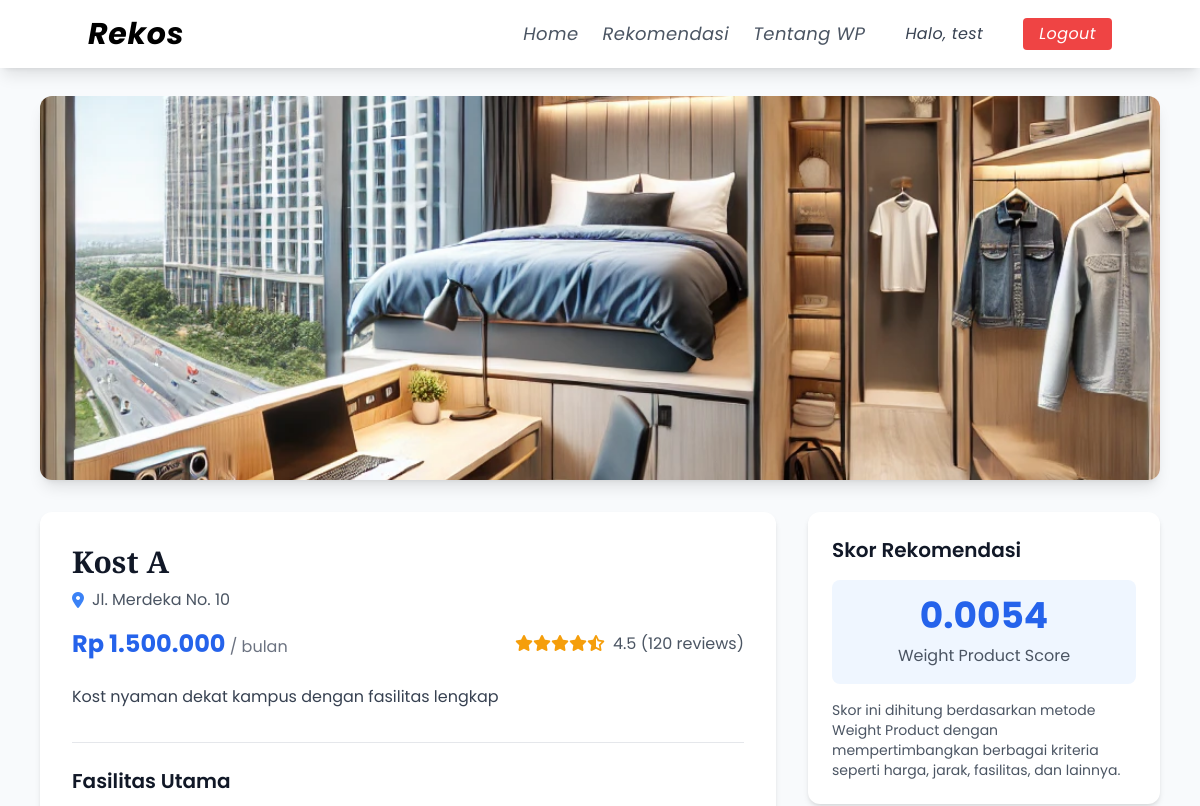
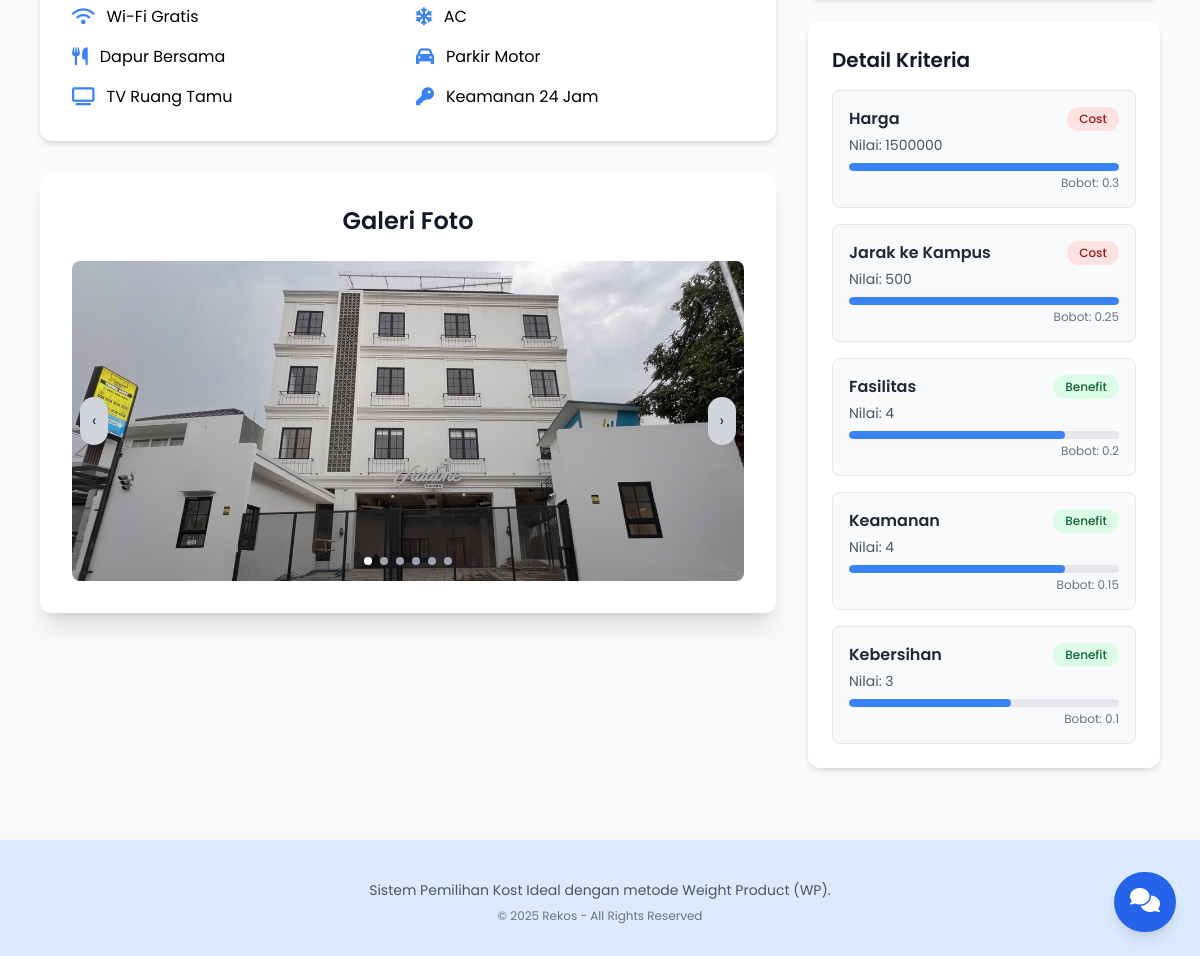
The app's page /detail.php?id=1 (signed in) with its own data (2 pictures, top to bottom).
### tables this page shows
CREATE TABLE `alternatif` (
  `id_alternatif` int(11) NOT NULL,
  `nama_alternatif` varchar(100) NOT NULL,
  `alamat` text NOT NULL,
  `harga` int(11) NOT NULL,
  `deskripsi` text DEFAULT NULL,
  `gambar` varchar(255) DEFAULT NULL
);

CREATE TABLE `nilai_alternatif` (
  `id` int(11) NOT NULL,
  `id_alternatif` int(11) NOT NULL,
  `id_kriteria` int(11) NOT NULL,
  `nilai` float NOT NULL
);

CREATE TABLE `kriteria` (
  `id_kriteria` int(11) NOT NULL,
  `nama_kriteria` varchar(100) NOT NULL,
  `bobot` float NOT NULL,
  `jenis` enum('benefit','cost') NOT NULL
);

### detail.php (the view, shortened to what this page needs)
<?php
require_once 'includes/functions.php';
$id_kost = isset($_GET['id']) ? intval($_GET['id']) : 0;
$query_kost = "SELECT * FROM alternatif WHERE id_alternatif = ?";
$stmt_kost = $conn->prepare($query_kost);
$stmt_kost->bind_param("i", $id_kost);
$stmt_kost->execute();
$kost = $stmt_kost->get_result()->fetch_assoc();
$query_nilai = "
    SELECT k.nama_kriteria, n.nilai, k.jenis, k.bobot
    FROM nilai_alternatif n
    JOIN kriteria k ON n.id_kriteria = k.id_kriteria
    WHERE n.id_alternatif = ?
";
$stmt_nilai = $conn->prepare($query_nilai);
$stmt_nilai->bind_param("i", $id_kost);
$stmt_nilai->execute();
$nilai_kriteria = $stmt_nilai->get_result()->fetch_all(MYSQLI_ASSOC);
$skor = 1.0;
foreach ($nilai_kriteria as $nk) {
    if ($nk['jenis'] === 'cost') {
        $skor *= pow(1 / $nk['nilai'], $nk['bobot']);
    } else {
        $skor *= pow($nk['nilai'], $nk['bobot']);
    }
}
$skor = round($skor, 4);
?>
<!DOCTYPE html>
<html lang="en">
<head>
    <script src="https://cdn.tailwindcss.com"></script>
    <link rel="stylesheet" href="https://cdnjs.cloudflare.com/ajax/libs/font-awesome/6.4.2/css/all.min.css">
    <link rel="stylesheet" href="js/style.js">
    <link rel="stylesheet"
      href="https://cdnjs.cloudflare.com/ajax/libs/font-awesome/6.4.2/css/all.min.css">
</head>
<body>
    <?php include 'includes/navbar.php'; ?>
    <div class="pt-24 pb-12 px-4 max-w-6xl mx-auto">
        <div class="relative mb-8 rounded-xl overflow-hidden shadow-lg">
            <img src="images/<?= htmlspecialchars($kost['gambar']) ?>" alt="<?= htmlspecialchars($kost['nama_alternatif']) ?>" class="w-full h-96 object-cover">
        </div>
        <div class="grid grid-cols-1 lg:grid-cols-3 gap-8">
            <div class="lg:col-span-2">
                <div class="bg-white rounded-xl shadow-md p-8 mb-8">
                    <h1 class="text-3xl font-bold text-gray-900 mb-2 playfair"><?= htmlspecialchars($kost['nama_alternatif']) ?></h1>
                    <p class="text-gray-600 mb-4 flex items-center">
                        <i class="fas fa-map-marker-alt text-blue-500 mr-2"></i>
                        <?= htmlspecialchars($kost['alamat']) ?>
                    </p>
                    <div class="flex flex-wrap items-center justify-between mb-6">
                        <div>
                            <span class="text-2xl font-bold text-blue-600">Rp <?= number_format($kost['harga'], 0, ',', '.') ?></span>
                            <span class="text-gray-500">/ bulan</span>
                        </div>
                        <div class="flex items-center">
                            <div class="rating-star mr-2">
                                <?php
                                $rating = 4.5;
                                $full_stars = floor($rating);
                                $half_star = ($rating - $full_stars) >= 0.5;
                                for ($i = 1; $i <= 5; $i++) {
                                    if ($i <= $full_stars) {
                                        echo '<i class="fas fa-star"></i>';
                                    } elseif ($half_star && $i == $full_stars + 1) {
                                        echo '<i class="fas fa-star-half-alt"></i>';
                                    } else {
                                        echo '<i class="far fa-star"></i>';
                                    }
                                }
                                ?>
                            </div>
                            <span class="text-gray-600"><?= $rating ?> (120 reviews)</span>
                        </div>
                    </div>
                    <p class="text-gray-700 mb-8 leading-relaxed"><?= htmlspecialchars($kost['deskripsi']) ?></p>
                    <div class="border-t border-gray-200 pt-6">
                        <h2 class="text-xl font-semibold text-gray-900 mb-4">Fasilitas Utama</h2>
                        <div class="grid grid-cols-2 gap-4">
                            <div class="flex items-center">
                                <i class="fas fa-wifi text-blue-500 mr-3 text-lg"></i>
                                <span>Wi-Fi Gratis</span>
                            </div>
                            <div class="flex items-center">
                                <i class="fas fa-snowflake text-blue-500 mr-3 text-lg"></i>
                                <span>AC</span>
                            </div>
                            <div class="flex items-center">
                                <i class="fas fa-utensils text-blue-500 mr-3 text-lg"></i>
                                <span>Dapur Bersama</span>
                            </div>
                            <div class="flex items-center">
                                <i class="fas fa-car text-blue-500 mr-3 text-lg"></i>
                                <span>Parkir Motor</span>
                            </div>
                            <div class="flex items-center">
                                <i class="fas fa-tv text-blue-500 mr-3 text-lg"></i>
                                <span>TV Ruang Tamu</span>
                            </div>
                            <div class="flex items-center">
                                <i class="fas fa-key text-blue-500 mr-3 text-lg"></i>
                                <span>Keamanan 24 Jam</span>
                            </div>
                        </div>
                    </div>
                </div>
                <div class="bg-white rounded-xl shadow-xl p-8 mb-8 max-w-4xl mx-auto">
                <h2 class="text-2xl font-semibold text-gray-900 mb-6 text-center">Galeri Foto</h2>
                <div class="relative overflow-hidden rounded-lg h-80">
                    <div id="carousel" class="absolute inset-0 flex items-center justify-center"></div>
                    <button id="prevBtn"
                    class="absolute left-2 top-1/2 transform -translate-y-1/2
                            bg-gray-300 text-gray-800 p-3 rounded-full
                            transition-transform duration-200 ease-in-out hover:scale-110 hover:shadow-lg
                            z-0">
                    ‹
                    </button>
                    <button id="nextBtn"
                    class="absolute right-2 top-1/2 transform -translate-y-1/2
                            bg-gray-300 text-gray-800 p-3 rounded-full
                            transition-transform duration-200 ease-in-out hover:scale-110 hover:shadow-lg
                            z-0">
                    ›
                    </button>
                    <div id="dots" class="absolute bottom-4 left-1/2 transform -translate-x-1/2 flex space-x-2 z-20"></div>
                </div>
                </div>
            </div>
            <div class="lg:col-span-1">
                <div class="bg-white rounded-xl shadow-md p-6 mb-6">
                    <h2 class="text-xl font-semibold text-gray-900 mb-4">Skor Rekomendasi</h2>
                    <div class="bg-blue-50 rounded-lg p-4 text-center">
                        <div class="text-4xl font-bold text-blue-600 mb-2"><?= $skor ?></div>
                        <p class="text-gray-600">Weight Product Score</p>
                    </div>
                    <p class="text-gray-600 mt-4 text-sm">
                        Skor ini dihitung berdasarkan metode Weight Product dengan mempertimbangkan berbagai kriteria seperti harga, jarak, fasilitas, dan lainnya.
                    </p>
                </div>
                <div class="bg-white rounded-xl shadow-md p-6 mb-6">
                    <h2 class="text-xl font-semibold text-gray-900 mb-4">Detail Kriteria</h2>
                    <div class="space-y-4">
                        <?php foreach ($nilai_kriteria as $kriteria): ?>
                            <div class="criteria-card bg-gray-50 p-4 rounded-lg border border-gray-200">
                                <div class="flex justify-between items-start">
                                    <div>
                                        <h3 class="font-semibold text-gray-800"><?= htmlspecialchars($kriteria['nama_kriteria']) ?></h3>
                                        <p class="text-gray-600 text-sm mt-1">Nilai: <?= $kriteria['nilai'] ?></p>
                                    </div>
                                    <span class="px-3 py-1 rounded-full text-xs font-medium
                    <?= $kriteria['jenis'] == 'benefit' ? 'bg-green-100 text-green-800' : 'bg-red-100 text-red-800' ?>">
                                        <?= $kriteria['jenis'] == 'benefit' ? 'Benefit' : 'Cost' ?>
                                    </span>
                                </div>
                                <div class="mt-2">
                                    <div class="w-full bg-gray-200 rounded-full h-2 overflow-hidden">
                                        <?php
                                        $nilai = floatval($kriteria['nilai']);
                                        $persentase = min(100, ($nilai / 5) * 100);
                                        ?>
                                        <div class="bg-blue-500 h-2 rounded-full" style="width: <?= $persentase ?>%"></div>
                                    </div>
                                    <p class="text-right text-xs text-gray-500 mt-1">Bobot: <?= $kriteria['bobot'] ?></p>
                                </div>
                            </div>
                        <?php endforeach; ?>
                    </div>
                </div>
                <button onclick="toggleContact()" class="fixed bottom-6 right-6 bg-blue-600 text-white p-4 rounded-full shadow-lg hover:bg-blue-700 transition duration-300 z-50">
                    <i class="fas fa-comments text-2xl"></i>
                </button>
            </div>
        </div>
    </div>
    <footer class="bg-blue-100 text-gray-800 py-8 text-center">
        <div class="max-w-4xl mx-auto px-6">
            <p class="text-gray-600 text-sm mt-2">
                Sistem Pemilihan Kost Ideal dengan metode Weight Product (WP).
            </p>
            <p class="text-gray-500 text-xs mt-2">
                &copy; <?= date('Y') ?> Rekos - All Rights Reserved
            </p>
        </div>
    </footer>
</body>
</html>

### css/style.css (style rules this page uses)
body { font-family: 'Poppins', sans-serif; }

### detail.php (style rules this page uses)
body { font-family: 'Poppins', sans-serif; background-color: #f8fafc; }
.playfair { font-family: 'Playfair Display', serif; }
.rating-star { color: #F59E0B; }
.criteria-card { transition: all 0.3s ease; }

### records on screen
alternatif: gambar (picture), nama_alternatif "Kost A", alamat "Jl. Merdeka No. 10", harga "1.500.000", deskripsi "Kost nyaman dekat kampus dengan fasilitas lengkap"
nilai_alternatif: id_kriteria.nama_kriteria "Harga", nilai "1500000", shows "Cost", id_kriteria.bobot "0.3"
nilai_alternatif: id_kriteria.nama_kriteria "Jarak ke Kampus", nilai "500", shows "Cost", id_kriteria.bobot "0.25"
nilai_alternatif: id_kriteria.nama_kriteria "Fasilitas", nilai "4", shows "Benefit", id_kriteria.bobot "0.2"
nilai_alternatif: id_kriteria.nama_kriteria "Keamanan", nilai "4", shows "Benefit", id_kriteria.bobot "0.15"
nilai_alternatif: id_kriteria.nama_kriteria "Kebersihan", nilai "3", shows "Benefit", id_kriteria.bobot "0.1"

### other values on screen
$username "test"
$rating "4.5"
$skor "0.0054"
